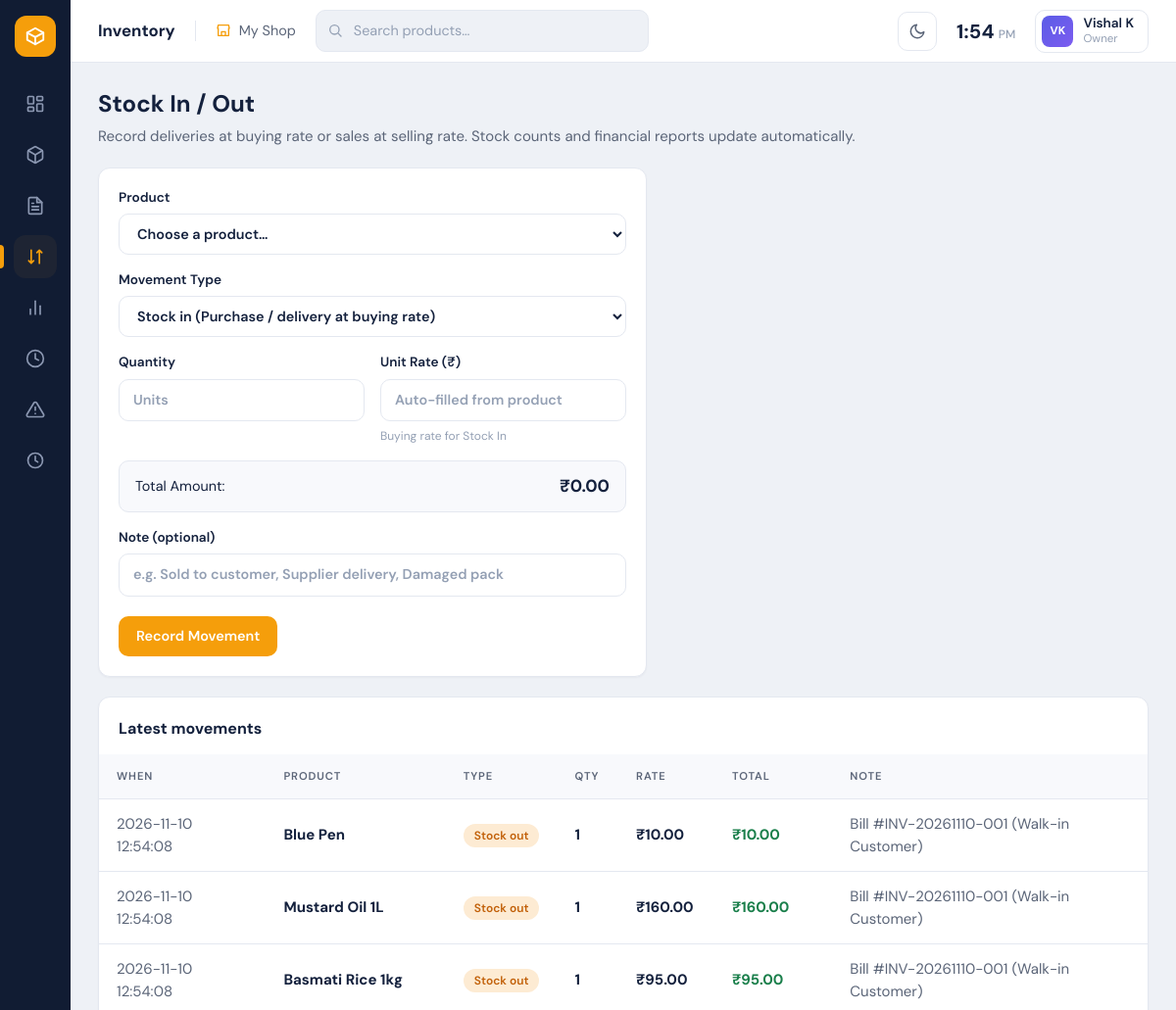
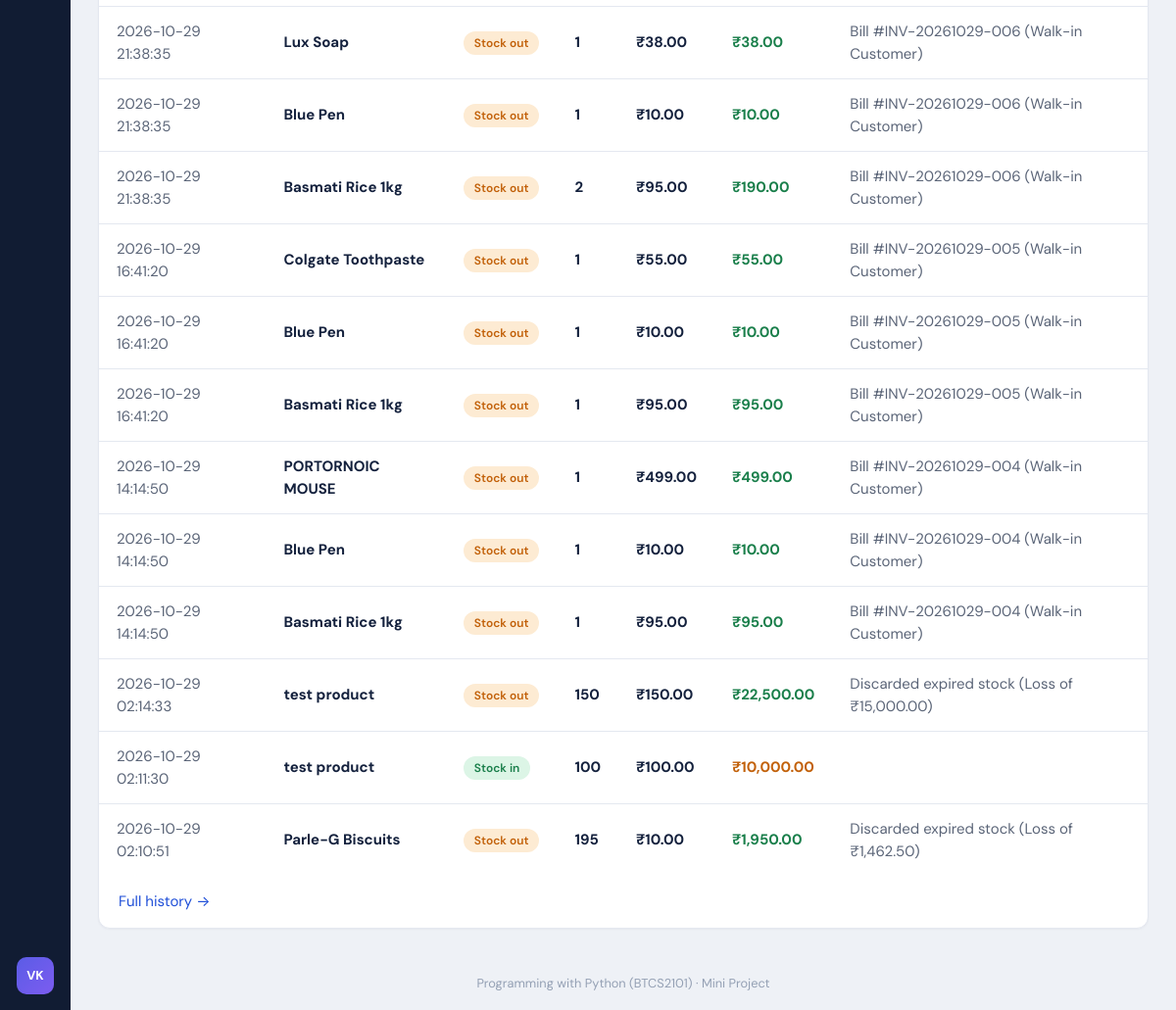
The app's page /stock with its own data (2 pictures, top to bottom).
### tables this page shows
CREATE TABLE transactions (
                    id         INTEGER PRIMARY KEY AUTOINCREMENT,
                    product_id INTEGER NOT NULL,
                    kind       TEXT    NOT NULL CHECK (kind IN ('IN', 'OUT')),
                    quantity   INTEGER NOT NULL,
                    note       TEXT,
                    created_at TEXT    NOT NULL, unit_price REAL NOT NULL DEFAULT 0, cost_price REAL NOT NULL DEFAULT 0, total_amount REAL NOT NULL DEFAULT 0, reason TEXT DEFAULT 'SALE', is_loss INTEGER DEFAULT 0,
                    FOREIGN KEY (product_id) REFERENCES products(id)
                        ON DELETE CASCADE
                );

CREATE TABLE products (
                    id            INTEGER PRIMARY KEY AUTOINCREMENT,
                    name          TEXT    NOT NULL UNIQUE,
                    category      TEXT    NOT NULL DEFAULT 'General',
                    price         REAL    NOT NULL DEFAULT 0,
                    quantity      INTEGER NOT NULL DEFAULT 0,
                    reorder_level INTEGER NOT NULL DEFAULT 5,
                    created_at    TEXT    NOT NULL
                , cost_price REAL NOT NULL DEFAULT 0, expiry_date TEXT DEFAULT '');

### app.py (the view, shortened to what this page needs)
@app.route("/stock", methods=["GET", "POST"])
def stock():
    return render_template(
        "stock.html",
        products=manager.list_products(),
        preselected=request.args.get("product_id", type=int),
        history=manager.list_transactions(limit=15),
    )

### inventory.py (called while the page is built)
    def _connect(self):
        conn = sqlite3.connect(self.db_path)
        conn.row_factory = sqlite3.Row          # rows behave like dictionaries
        conn.execute("PRAGMA foreign_keys = ON")
        return conn

    def list_products(self, search="", category=""):
        query = "SELECT * FROM products WHERE 1=1"
        params = []
        if search:
            query += " AND name LIKE ?"
            params.append(f"%{search.strip()}%")
        if category:
            query += " AND category = ?"
            params.append(category)
        query += " ORDER BY name COLLATE NOCASE"
        conn = self._connect()
        try:
            rows = conn.execute(query, params).fetchall()
        finally:
            conn.close()
        return [dict(r) for r in rows]

### templates/stock.html (shortened to what this page needs)
{% extends "base.html" %}
{% from "macros.html" import kind_badge %}
{% block content %}
<h1>Stock In / Out</h1>
<p class="subtitle">Record deliveries at buying rate or sales at selling rate. Stock counts and financial reports update automatically.</p>
{% if products %}
<form method="post" class="panel form" id="stock-form">
  <label>Product
    <select name="product_id" id="product_id" required>
      <option value="">Choose a product…</option>
    </select>
  </label>
  <label>Movement Type
    <select name="kind" id="kind">
      <option value="IN">Stock in (Purchase / delivery at buying rate)</option>
    </select>
  </label>
  <div style="display:grid; grid-template-columns: 1fr 1fr; gap:16px;">
    <label>Quantity
      <input type="number" name="quantity" id="quantity" min="1" required placeholder="Units">
    </label>
    <label id="rate-label">Unit Rate (₹)
      <input type="number" step="0.01" min="0" name="unit_price" id="unit_price" placeholder="Auto-filled from product">
      <small class="hint" id="rate-hint" style="color:var(--ink-faint); font-weight:normal; font-size:0.75rem;">Buying rate for Stock In</small>
    </label>
  </div>
  <div id="calc-preview" style="padding:12px 16px; background:var(--surface-2); border-radius:10px; border:1px solid var(--border); font-size:0.9rem;">
    <div style="display:flex; justify-content:space-between; align-items:center;">
      <span>Total Amount:</span>
      <strong id="preview-total" style="font-size:1.1rem; color:var(--ink);">₹0.00</strong>
    </div>
  </div>
  <label>Note (optional)
    <input type="text" name="note" placeholder="e.g. Sold to customer, Supplier delivery, Damaged pack">
  </label>
  <div class="actions"><button class="btn" type="submit">Record Movement</button></div>
</form>
{% else %}
<div class="panel muted">Add a product first. <a href="{{ url_for('add_product') }}">Add product</a></div>
{% endif %}
<section class="panel flush">
  <div style="padding:20px 20px 0"><h2>Latest movements</h2></div>
  {% if history %}
  <div class="table-wrap">
  <table>
    <thead><tr><th>When</th><th>Product</th><th>Type</th><th>Qty</th><th>Rate</th><th>Total</th><th>Note</th></tr></thead>
    <tbody>
    {% for t in history %}
    <tr>
      <td class="muted">{{ t.created_at }}</td>
      <td><strong>{{ t.product_name }}</strong></td>
      <td>{{ kind_badge(t) }}</td>
      <td class="num">{{ t.quantity }}</td>
      <td class="num">₹{{ "%.2f"|format(t.unit_price or 0) }}</td>
      <td class="num" style="color:{{ 'var(--green)' if t.kind == 'OUT' else 'var(--orange)' }}">₹{{ "{:,.2f}".format(t.total_amount or 0) }}</td>
      <td class="muted">{{ t.note }}</td>
    </tr>
    {% endfor %}
    </tbody>
  </table>
  </div>
  <p style="padding:0 20px"><a href="{{ url_for('history') }}">Full history →</a></p>
  {% else %}
    <div class="empty">Nothing recorded yet.</div>
  {% endif %}
</section>
{% endblock %}

### templates/macros.html (shortened to what this page needs)
{% macro kind_badge(t) -%}
  <span class="badge {{ 'ok' if t.kind == 'IN' else 'warn' }}">{{ 'Stock in' if t.kind == 'IN' else 'Stock out' }}</span>
{%- endmacro %}

### static/style.css (style rules this page uses)
:root { --sidebar: #111c33; --sidebar-hover: #1c2a47; --bg: #eef1f6; --surface: #ffffff; --border: #e4e8f0; --surface-2: #f8f9fc; --hover: #f4f6fa; --track: #e9edf5; --code-bg: #f4f6fa; --nav-active: #1e2433; --ink: #14213d; --ink-soft: #5b6578; --ink-faint: #94a0b4; --accent: #f59e0b; --accent-dark: #d98506; --green: #1a7f4b; --green-bg: #dcf5e6; --orange: #c2610a; --orange-bg: #fdebd3; --red: #c0262d; --red-bg: #fde3e3; --blue: #1f4fd8; --t-yellow: #fdf0c8; --t-pink: #fbdcec; --t-green: #d6f5e3; --t-blue: #dde6fb; --t-red: #fbdcdc; --t-grey: #e8ecf3; color-scheme: light; --radius: 12px; --shadow: 0 1px 2px rgba(20, 33, 61, .04); }
* { box-sizing: border-box; }
body { margin: 0; font-family: "DM Sans", "Segoe UI", system-ui, -apple-system, sans-serif; background: var(--bg); color: var(--ink); font-size: 15px; line-height: 1.5; }
a { color: var(--blue); text-decoration: none; }
h1 { margin: 0 0 4px; font-size: 1.5rem; }
h2 { margin: 0 0 14px; font-size: 1rem; font-weight: 700; }
.subtitle { color: var(--ink-soft); margin: 0 0 20px; }
.muted { color: var(--ink-soft); }
.panel { background: var(--surface); border: 1px solid var(--border); border-radius: var(--radius); box-shadow: var(--shadow); padding: 20px; margin-bottom: 20px; }
.panel.flush { padding: 0; overflow: hidden; }
.table-wrap { overflow-x: auto; }
table { width: 100%; border-collapse: collapse; }
thead th { text-align: left; font-size: .7rem; font-weight: 600; letter-spacing: .08em; text-transform: uppercase; color: var(--ink-soft); padding: 14px 18px; background: var(--surface-2); border-bottom: 1px solid var(--border); white-space: nowrap; }
tbody td { padding: 14px 18px; border-bottom: 1px solid var(--border); vertical-align: middle; }
tbody tr:last-child td { border-bottom: 0; }
.num { font-weight: 700; }
.badge { display: inline-block; padding: 3px 11px; border-radius: 999px; font-size: .75rem; font-weight: 600; white-space: nowrap; }
.badge.ok { background: var(--green-bg); color: var(--green); }
.badge.warn { background: var(--orange-bg); color: var(--orange); }
.btn { display: inline-flex; align-items: center; gap: 6px; background: var(--accent); color: #fff; border: 0; border-radius: 10px; padding: 10px 18px; font: inherit; font-weight: 600; font-size: .9rem; cursor: pointer; }
input[type=text], input[type=number], input[type=search], select, input[type=file] { font: inherit; font-size: .9rem; color: var(--ink); background: var(--surface); border: 1px solid var(--border); border-radius: 10px; padding: 10px 14px; }
input::placeholder { color: var(--ink-faint); }
.form { max-width: 560px; display: flex; flex-direction: column; gap: 16px; }
.form label { display: flex; flex-direction: column; gap: 6px; font-weight: 600; font-size: .85rem; }
.form .actions { display: flex; gap: 10px; margin-top: 4px; }
body, .topbar, .panel, .stat, .user-chip, .btn, input, select, thead th, tbody td { transition: background-color .2s, color .2s, border-color .2s; }

### records on screen
transactions: created_at "2026-11-10 12:54:08", product_name "Blue Pen", kind "Stock out", quantity "1", unit_price "10.00", total_amount "10.00", note "Bill #INV-20261110-001 (Walk-in Customer)"
transactions: created_at "2026-11-10 12:54:08", product_name "Mustard Oil 1L", kind "Stock out", quantity "1", unit_price "160.00", total_amount "160.00", note "Bill #INV-20261110-001 (Walk-in Customer)"
transactions: created_at "2026-11-10 12:54:08", product_name "Basmati Rice 1kg", kind "Stock out", quantity "1", unit_price "95.00", total_amount "95.00", note "Bill #INV-20261110-001 (Walk-in Customer)"
transactions: created_at "2026-10-29 21:38:35", product_name "Lux Soap", kind "Stock out", quantity "1", unit_price "38.00", total_amount "38.00", note "Bill #INV-20261029-006 (Walk-in Customer)"
transactions: created_at "2026-10-29 21:38:35", product_name "Blue Pen", kind "Stock out", quantity "1", unit_price "10.00", total_amount "10.00", note "Bill #INV-20261029-006 (Walk-in Customer)"
transactions: created_at "2026-10-29 21:38:35", product_name "Basmati Rice 1kg", kind "Stock out", quantity "2", unit_price "95.00", total_amount "190.00", note "Bill #INV-20261029-006 (Walk-in Customer)"
transactions: created_at "2026-10-29 16:41:20", product_name "Colgate Toothpaste", kind "Stock out", quantity "1", unit_price "55.00", total_amount "55.00", note "Bill #INV-20261029-005 (Walk-in Customer)"
transactions: created_at "2026-10-29 16:41:20", product_name "Blue Pen", kind "Stock out", quantity "1", unit_price "10.00", total_amount "10.00", note "Bill #INV-20261029-005 (Walk-in Customer)"
transactions: created_at "2026-10-29 16:41:20", product_name "Basmati Rice 1kg", kind "Stock out", quantity "1", unit_price "95.00", total_amount "95.00", note "Bill #INV-20261029-005 (Walk-in Customer)"
transactions: created_at "2026-10-29 14:14:50", product_name "PORTORNOIC MOUSE", kind "Stock out", quantity "1", unit_price "499.00", total_amount "499.00", note "Bill #INV-20261029-004 (Walk-in Customer)"
transactions: created_at "2026-10-29 14:14:50", product_name "Blue Pen", kind "Stock out", quantity "1", unit_price "10.00", total_amount "10.00", note "Bill #INV-20261029-004 (Walk-in Customer)"
transactions: created_at "2026-10-29 14:14:50", product_name "Basmati Rice 1kg", kind "Stock out", quantity "1", unit_price "95.00", total_amount "95.00", note "Bill #INV-20261029-004 (Walk-in Customer)"
transactions: created_at "2026-10-29 02:14:33", product_name "test product", kind "Stock out", quantity "150", unit_price "150.00", total_amount "22,500.00", note "Discarded expired stock (Loss of ₹15,000.00)"
transactions: created_at "2026-10-29 02:11:30", product_name "test product", kind "Stock in", quantity "100", unit_price "100.00", total_amount "10,000.00"
transactions: created_at "2026-10-29 02:10:51", product_name "Parle-G Biscuits", kind "Stock out", quantity "195", unit_price "10.00", total_amount "1,950.00", note "Discarded expired stock (Loss of ₹1,462.50)"

### other values on screen
{{ USER_NAME[:1]|upper }} "V"
{{ SHOP_NAME }} "My Shop"
{{ USER_NAME }} "Vishal K"
{{ USER_ROLE }} "Owner"
